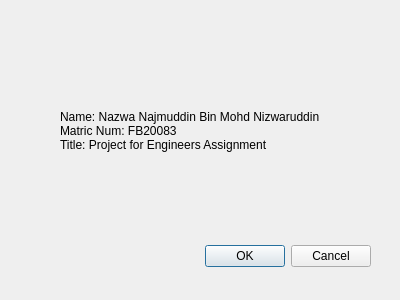
<?xml version="1.0" encoding="UTF-8"?>
<ui version="4.0">
 <class>ThirdDialog</class>
 <widget class="QDialog" name="ThirdDialog">
  <property name="geometry">
   <rect>
    <x>0</x>
    <y>0</y>
    <width>400</width>
    <height>300</height>
   </rect>
  </property>
  <property name="windowTitle">
   <string>Dialog</string>
  </property>
  <widget class="QDialogButtonBox" name="buttonBox">
   <property name="geometry">
    <rect>
     <x>30</x>
     <y>240</y>
     <width>341</width>
     <height>32</height>
    </rect>
   </property>
   <property name="orientation">
    <enum>Qt::Horizontal</enum>
   </property>
   <property name="standardButtons">
    <set>QDialogButtonBox::Cancel|QDialogButtonBox::Ok</set>
   </property>
  </widget>
  <widget class="QLabel" name="label">
   <property name="geometry">
    <rect>
     <x>60</x>
     <y>100</y>
     <width>261</width>
     <height>61</height>
    </rect>
   </property>
   <property name="text">
    <string>Name: Nazwa Najmuddin Bin Mohd Nizwaruddin
Matric Num: FB20083
Title: Project for Engineers Assignment</string>
   </property>
  </widget>
 </widget>
 <resources/>
 <connections>
  <connection>
   <sender>buttonBox</sender>
   <signal>accepted()</signal>
   <receiver>ThirdDialog</receiver>
   <slot>accept()</slot>
   <hints>
    <hint type="sourcelabel">
     <x>248</x>
     <y>254</y>
    </hint>
    <hint type="destinationlabel">
     <x>157</x>
     <y>274</y>
    </hint>
   </hints>
  </connection>
  <connection>
   <sender>buttonBox</sender>
   <signal>rejected()</signal>
   <receiver>ThirdDialog</receiver>
   <slot>reject()</slot>
   <hints>
    <hint type="sourcelabel">
     <x>316</x>
     <y>260</y>
    </hint>
    <hint type="destinationlabel">
     <x>286</x>
     <y>274</y>
    </hint>
   </hints>
  </connection>
 </connections>
</ui>
